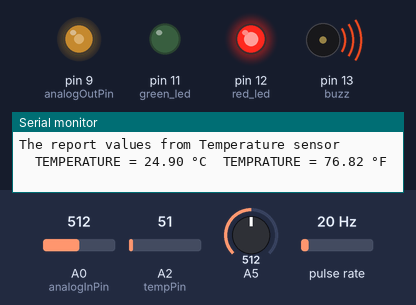
The sketch below on a simulated Arduino Uno, built with avr-gcc and run on an emulated ATmega328P. Shown: output pins drawn as LEDs (lit = HIGH), buzzer (waves = sounding, pin HIGH), the last lines printed to the serial monitor. Wiring (inferred from the names in the program): pulse sensor: data pin 2. Inputs (shaded band) come from the test bench; at power-on: A0 (analogInPin) = 512, A5 = 512, A2 (tempPin) = 51, pulse rate 20 Hz.

Above: at 1.2 s.
1.3 s: A0 (analogInPin) set to 190
At 6.7 s:
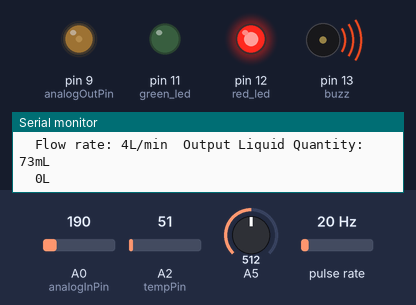
7.0 s: A5 set to 219
12.5 s: A5 set to 183
At 17.4 s:
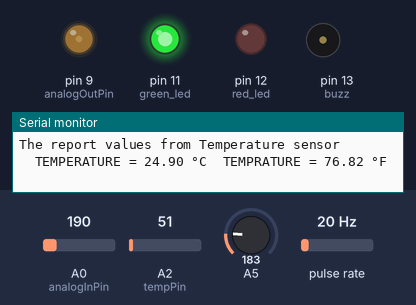
18.5 s: A0 (analogInPin) set to 306
At 23.6 s:
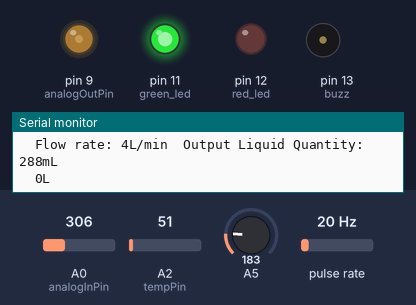
24.0 s: A0 (analogInPin) set to 716
At 29.1 s:
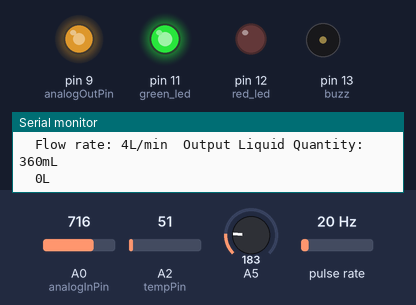
29.7 s: A5 set to 210
At 35.0 s:
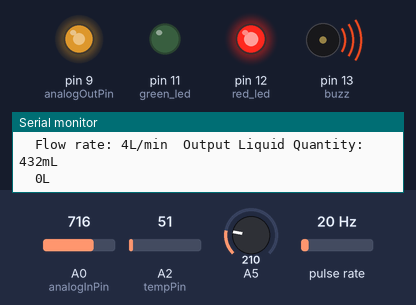
Timing chart, 0 to 36.5 s (numbered marks = the images above; inputs shaded):
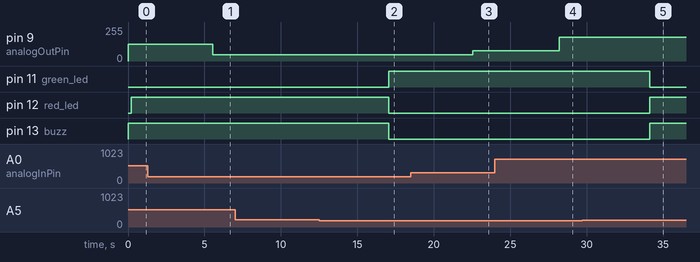

The sketch:

drainageWaterManagementSystem.ino
```cpp
/*******************************************************************************

DESIGNER : Mahdi

DATE :1/2/2019

WORK : GAS, WATER LEVEL,TEMPERATURE, WATER FLOW SENSORS

*******************************************************************************/

//water_level variables
// These constants won't change. They're used to give names to the pins used:
const int analogInPin = A0;  // Analog input pin that the potentiometer is attached to
const int analogOutPin = 9; // Analog output pin that the LED is attached to

int sensorValue = 0;        // value read from the pot
int outputValue = 0;        // value output to the PWM-Pulse Width Modulation (analog out)
int red_led=12;
/****************************************************************************/
//Gas variables
int green_led=11;

int buzz=13;

int gas_value;

int gas_avalue;

int sensorThres=200;
/****************************************************************************/
//temperature variables
int val;
int tempPin = A2;
/****************************************************************************/
//water_flow variables
byte statusLed    = 13;

byte sensorInterrupt = 0;  // 0 = digital pin 2
byte sensorPin       = 2;

// The hall-effect flow sensor outputs approximately 4.5 pulses per second per
// litre/minute of flow.
float calibrationFactor = 4.5;

volatile byte pulseCount;

float flowRate;
unsigned int flowMilliLitres;
unsigned long totalMilliLitres;

unsigned long oldTime;
/****************************************************************************/

void setup()
{
  setupWaterLevel();
  setupGas();
  setupTemprature();
  setupWaterFlow();
}

void loop()
{
  readWaterLevel();
  readGas();
  readTemprature();
  readWaterFlow();


  delay(5000);
}
void setupWaterLevel() {
  // initialize serial communications at 9600 bps:
  Serial.begin(9600);
}
void readWaterLevel() {
  // read the analog in value:
  sensorValue = analogRead(analogInPin);
  // map it to the range of the analog out:
  outputValue = map(sensorValue, 0, 1023, 0, 255);
  // change the analog out value:
  analogWrite(analogOutPin, outputValue);

  // print the results to the Serial Monitor:
  Serial.println("\n\n*****************************************************************************");
  Serial.println("The report values of Water Level are:");
  Serial.print("\t Sensor Value = ");
  Serial.print(sensorValue);
  Serial.print("\t Water Level = ");
  Serial.print(outputValue);
  Serial.println("\n____________________________________________________________________________");

if(outputValue>80)
{
  Serial.print(" The water level is in dangerous condition!");

  }
  // wait 2 milliseconds before the next loop for the analog-to-digital
  // converter to settle after the last reading:

}


void setupGas()

{

pinMode(red_led,OUTPUT);

pinMode(buzz,OUTPUT);

pinMode(green_led,OUTPUT);

pinMode(A5,INPUT);

Serial.begin(9600);

}

void readGas()

{

gas_avalue=analogRead(A5);

if (gas_avalue > sensorThres)

{

digitalWrite(red_led, HIGH);

digitalWrite(green_led, LOW);

digitalWrite( buzz, HIGH);
Serial.println("The report values from Gas sensor");
Serial.println("\t DANGER!!!! The concentration of CO2 is more than standard ");

Serial.println("\tConcentration is: ");
Serial.print("\t");
Serial.print( gas_avalue);
Serial.print(" ppm");
}

else

{

digitalWrite(red_led, LOW);

digitalWrite(green_led, HIGH);

digitalWrite( buzz, LOW);
Serial.println("The report values from Gas sensor");
Serial.println("\t NO LEAKAGE, The concentration of CO2 is in normal standard ");

Serial.print("\tConcentration is: ");
Serial.print("\t");
Serial.print(gas_avalue);
Serial.print(" ppm");
}
}

void setupTemprature()
{
Serial.begin(9600);
}

void readTemprature()
{
val = analogRead(tempPin);
float mv = ( val/1024.0)*5000;
float cel = mv/10;
float farh = (cel*9)/5 + 32;
Serial.println("\n____________________________________________________________________________");
Serial.println("\nThe report values from Temperature sensor");

Serial.print("\tTEMPERATURE = ");
Serial.print(cel);
Serial.print(" °C");
Serial.print("\tTEMPRATURE = ");
Serial.print(farh);
Serial.print(" °F");

}

void setupWaterFlow()
{
    // Initialize a serial connection for reporting values to the host
  Serial.begin(9600);

  // Set up the status LED line as an output
  pinMode(statusLed, OUTPUT);
  digitalWrite(statusLed, HIGH);  // We have an active-low LED attached

  pinMode(sensorPin, INPUT);
  digitalWrite(sensorPin, HIGH);

  pulseCount        = 0;
  flowRate          = 0.0;
  flowMilliLitres   = 0;
  totalMilliLitres  = 0;
  oldTime           = 0;

  // The Hall-effect sensor is connected to pin 2 which uses interrupt 0.
  // Configured to trigger on a FALLING state change (transition from HIGH
  // state to LOW state)
  attachInterrupt(sensorInterrupt, pulseCounter, FALLING);

 }

void readWaterFlow()
{
  if((millis() - oldTime) > 1000)    // Only process counters once per second
  {
    // Disable the interrupt while calculating flow rate and sending the value to
    // the host
    detachInterrupt(sensorInterrupt);

    // Because this loop may not complete in exactly 1 second intervals we calculate
    // the number of milliseconds that have passed since the last execution and use
    // that to scale the output. We also apply the calibrationFactor to scale the output
    // based on the number of pulses per second per units of measure (litres/minute in
    // this case) coming from the sensor.
    flowRate = ((1000.0 / (millis() - oldTime)) * pulseCount) / calibrationFactor;

    // Note the time this processing pass was executed. Note that because we've
    // disabled interrupts the millis() function won't actually be incrementing right
    // at this point, but it will still return the value it was set to just before
    // interrupts went away.
    oldTime = millis();

    // Divide the flow rate in litres/minute by 60 to determine how many litres have
    // passed through the sensor in this 1 second interval, then multiply by 1000 to
    // convert to millilitres.
    flowMilliLitres = (flowRate / 60) * 1000;

    // Add the millilitres passed in this second to the cumulative total
    totalMilliLitres += flowMilliLitres;

    unsigned int frac;

    // Print the flow rate for this second in litres / minute
    Serial.println("\n____________________________________________________________________________");
    Serial.println("\nThe report values from Water Flow sensor");
    Serial.print("\t");
    Serial.print("Flow rate: ");
    Serial.print(int(flowRate));  // Print the integer part of the variable
    Serial.print("L/min");
    Serial.print("\t");       // Print tab space

    // Print the cumulative total of litres flowed since starting
    Serial.print("Output Liquid Quantity: ");
    Serial.print(totalMilliLitres);
    Serial.println("mL");
    Serial.print("\t");       // Print tab space
    Serial.print(totalMilliLitres/1000);
    Serial.print("L");


    // Reset the pulse counter so we can start incrementing again
    pulseCount = 0;

    // Enable the interrupt again now that we've finished sending output
    attachInterrupt(sensorInterrupt, pulseCounter, FALLING);
  }
  }

void pulseCounter()
{
  // Increment the pulse counter
  pulseCount++;
}
```

Measured:
- the behaviour switches between 201 and 200 on A5 (found by bisection; images 1 and 2)
- after the input at 1.3 s, pin 9 (analogOutPin): 127/255 → 47/255 after 4.2 s
- after the input at 12.5 s, pin 11 (green_led): LOW → HIGH after 4.5 s; pin 12 (red_led), pin 13 (buzz): HIGH → LOW after 4.5 s
- after the input at 18.5 s, pin 9 (analogOutPin): 47/255 → 76/255 after 4.0 s
- after the input at 24.0 s, pin 9 (analogOutPin): 76/255 → 178/255 after 4.2 s
- after the input at 29.7 s, pin 11 (green_led): HIGH → LOW after 4.4 s; pin 12 (red_led), pin 13 (buzz): LOW → HIGH after 4.4 s
